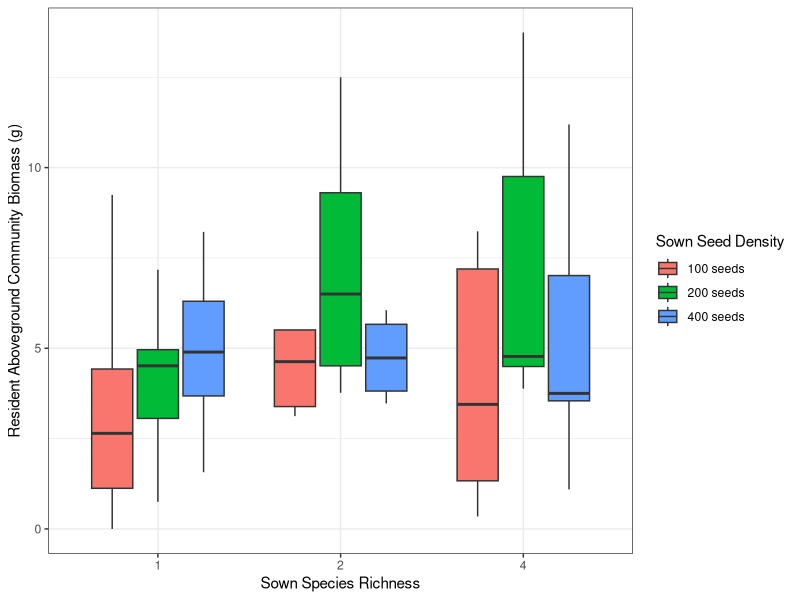
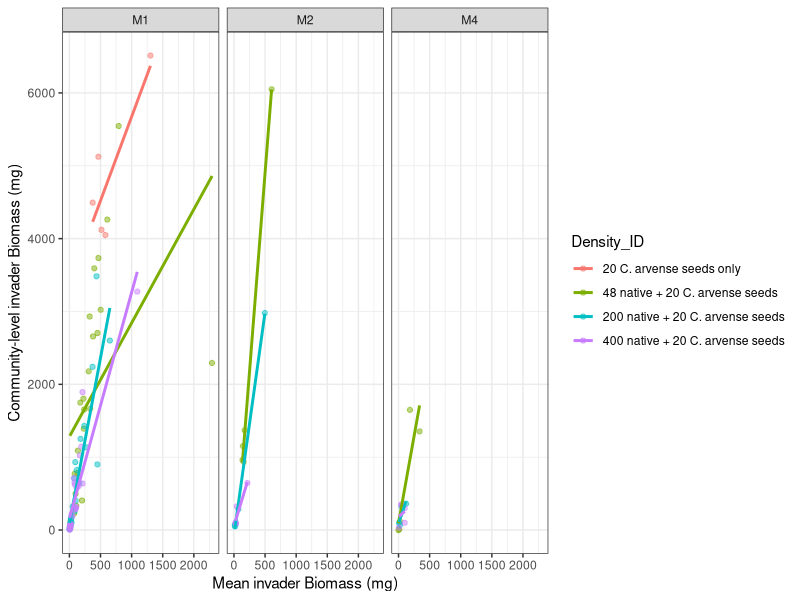
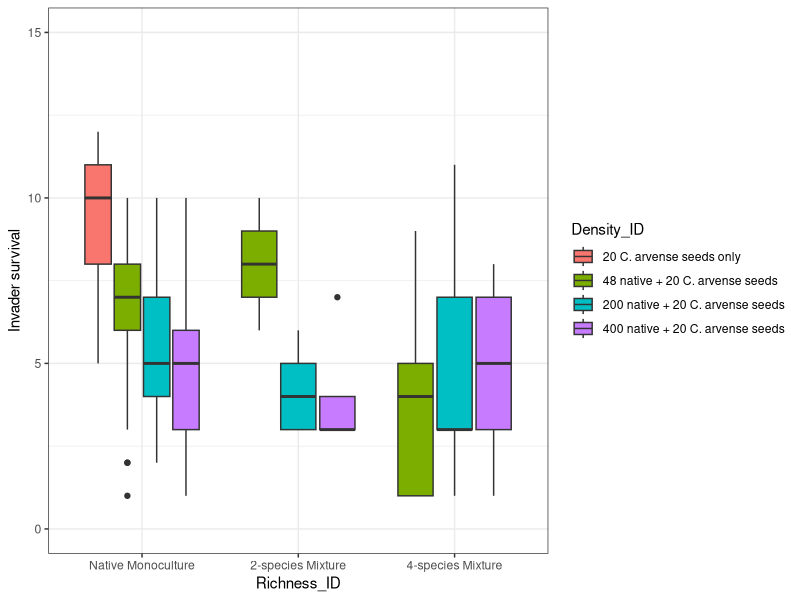
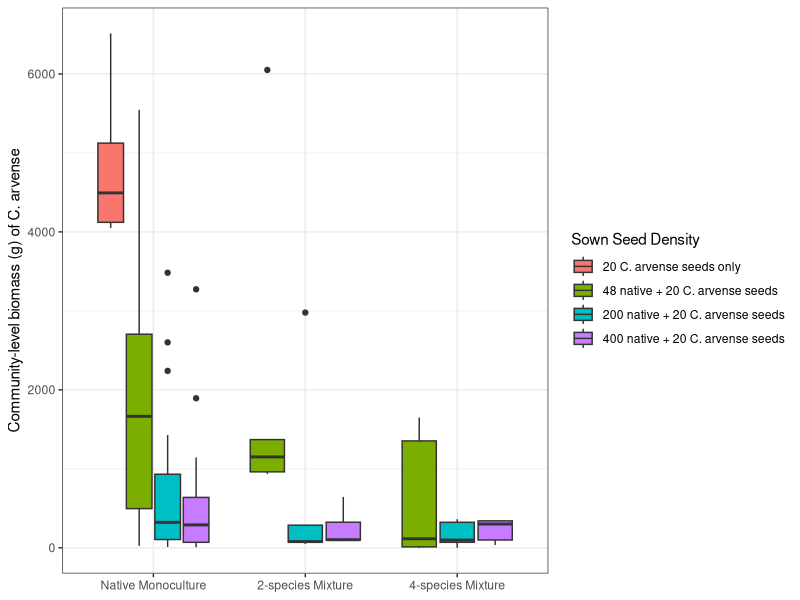
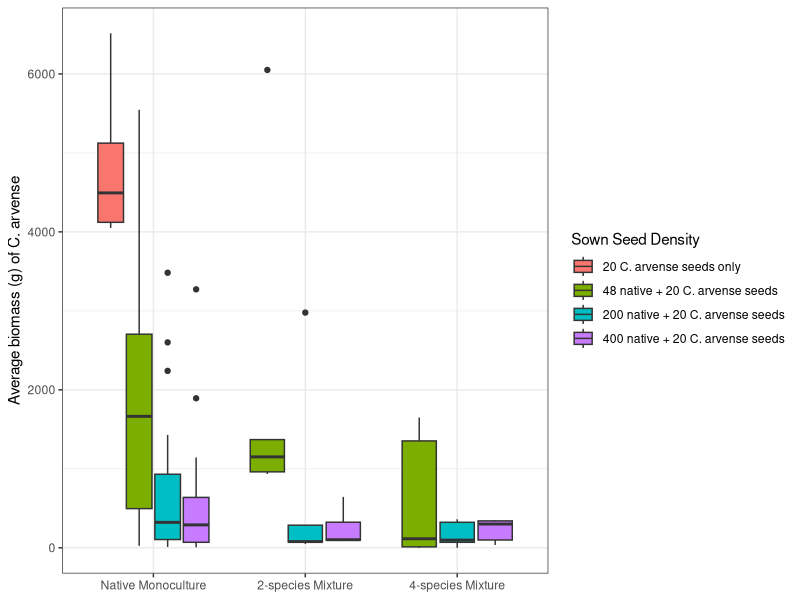
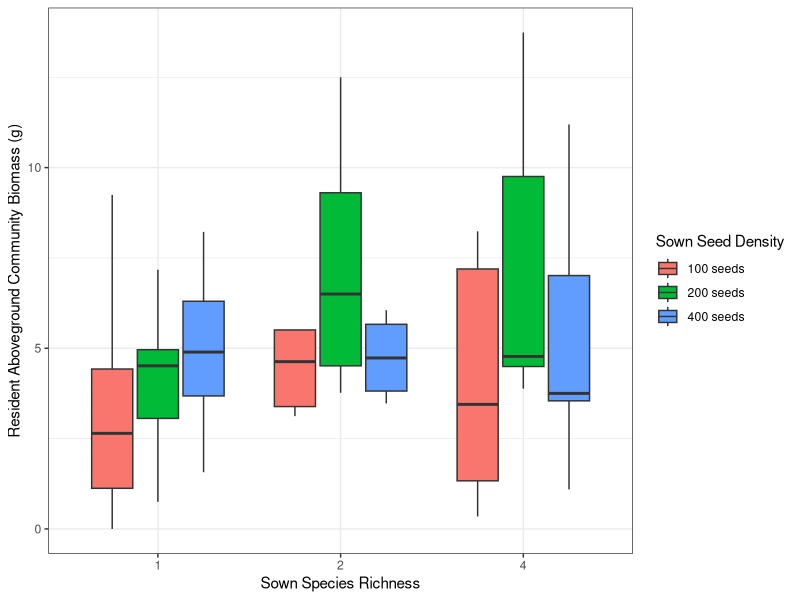
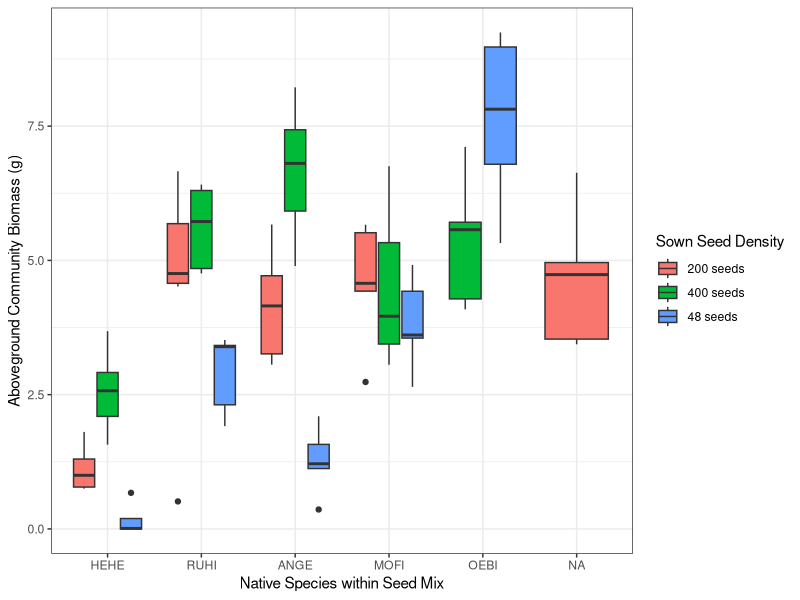

Write the R code that produced these figures, in order. (Note: this script raises an error after producing the figures.)
# libraries --------------------------------------------------------------------
library(dplyr)   # for manipulating data
library(here)    # for creating relative file paths
library(ggplot2) # for visualizing plots
library(tidyr)   # for handling missing values

# import -----------------------------------------------------------------------

bm_raw <- read.csv(here("data", "input_data", "biomass.csv"))

# clean: resident community ----------------------------------------------------

## resident community biomass per tray -----------------------------------------
biomass_ab_native <- bm_raw %>%
  dplyr::filter(Biomass_Type == "AB", Species_ID != "CIAR") %>%
  mutate(Biomass_g = as.numeric(Biomass_g)) %>%
  group_by(Richness_ID, Density_ID, Rep) %>%
  summarize(tot_native_bm_g = sum(Biomass_g, na.rm = TRUE)) %>%
  ungroup() %>%
  mutate(status = "N")

# species identity - monocultures ---------------------------------------------
biomass_mono_native <- bm_raw %>%
  dplyr::filter(
    Biomass_Type == "AB", 
    Species_ID != "CIAR", 
    Richness_ID == "M1") %>%
  mutate(Biomass_g = as.numeric(Biomass_g)) %>%
  arrange(Richness_ID, Density_ID, Rep) 

# clean: invasive species ------------------------------------------------------

# total biomass for Cirsium arvense
biomass_ab_invasive <- bm_raw %>%
  dplyr::filter(
    Biomass_Type == "AB" &
    Species_ID == "CIAR"
  ) %>%
  mutate(
    Biomass_g = na_if(Biomass_g, "-"),
    Biomass_g = as.numeric(Biomass_g), 
    Biomass_mg = Biomass_g * 1000
    ) %>%
  group_by(Richness_ID, Density_ID, Rep) %>%
  summarize(
    mean_inv_bm = mean(Biomass_mg, na.rm = TRUE) %>% round(digits = 2), 
    tot_inv_bm = sum(Biomass_mg, na.rm = TRUE),
    num_invaders = n()
    ) %>%
  ungroup() %>%
  arrange(Richness_ID, Density_ID, Rep)
  
# plot: resident community -----------------------------------------------------

## resident community biomass --------------------------------------------------
(ab_biomass_dens_rich <- biomass_ab_native %>%
   
  mutate(
    Richness_ID = case_when(
      Richness_ID == "M1" ~ "1", 
      Richness_ID == "M2" ~ "2", 
      Richness_ID == "M4" ~ "4", 
      TRUE ~ Richness_ID) %>% factor(levels = c("1", "2", "4")),
    
    Density_ID = case_when(
      Density_ID == "D1" ~ "100 seeds", 
      Density_ID == "D2" ~ "200 seeds", 
      Density_ID == "D3" ~ "400 seeds", 
      TRUE ~ Density_ID)
    
    ) %>%
  ggplot(aes(x = Richness_ID, y = tot_native_bm_g)) +
  geom_boxplot(aes(fill = Density_ID), position = "dodge2") +
  labs(
    fill = "Sown Seed Density",
    x = "Sown Species Richness", 
    y = "Resident Aboveground Community Biomass (g)") + 
  theme_bw()
)

## species identity - monocultures -------------------------------------
ab_biomass_spp_mono <- biomass_mono_native %>%
  mutate(
    
    Species_ID = factor(
      Species_ID, 
      levels = c("HEHE", "RUHI", "ANGE", "MOFI", "OEBI")
    ), 
    
    Density_ID = case_when(
      Density_ID == "D1" ~ "48 seeds", 
      Density_ID == "D2" ~ "200 seeds", 
      Density_ID == "D3" ~ "400 seeds", 
      TRUE ~ Density_ID
    )
  )%>%
  ggplot(aes(x = Species_ID, y = Biomass_g)) + 
  geom_boxplot(aes(fill = Density_ID), position = "dodge2") + 
  labs(
    fill = "Sown Seed Density",
    x = "Native Species within Seed Mix",
    y = "Aboveground Community Biomass (g)"
    ) + 
  theme_bw()


# data exploration: invasive species -------------------------------------------

## relationship between mean invader and community-level invader biomass -------
biomass_ab_invasive %>%
  mutate(
    Density_ID = case_when(
      Density_ID == "-"  ~ "20 C. arvense seeds only",
      Density_ID == "D1" ~ "48 native + 20 C. arvense seeds",
      Density_ID == "D2" ~ "200 native + 20 C. arvense seeds", 
      Density_ID == "D3" ~ "400 native + 20 C. arvense seeds") %>%
      factor(levels = c(
        "20 C. arvense seeds only", 
        "48 native + 20 C. arvense seeds", 
        "200 native + 20 C. arvense seeds", 
        "400 native + 20 C. arvense seeds")
      )
    ) %>%
  ggplot(aes(
    x = mean_inv_bm, 
    y = tot_inv_bm, 
    fill = Density_ID, 
    col = Density_ID)
    ) + 
  geom_point(alpha = 0.5) +
  geom_smooth(method = "lm", se = FALSE) + 
  facet_wrap(~Richness_ID) + 
  labs(
    x = "Mean invader Biomass (mg)",
    y = "Community-level invader Biomass (mg)"
    ) + 
  theme_bw()

## invader survival -----------------------------------------------------------
biomass_ab_invasive %>%
  mutate(
    Density_ID = case_when(
      Density_ID == "-"  ~ "20 C. arvense seeds only",
      Density_ID == "D1" ~ "48 native + 20 C. arvense seeds",
      Density_ID == "D2" ~ "200 native + 20 C. arvense seeds", 
      Density_ID == "D3" ~ "400 native + 20 C. arvense seeds") %>%
      factor(levels = c(
        "20 C. arvense seeds only", 
        "48 native + 20 C. arvense seeds", 
        "200 native + 20 C. arvense seeds", 
        "400 native + 20 C. arvense seeds")
      ),
    
      Richness_ID = case_when(
        Density_ID  == "20 invasive seeds"  ~ "Invasive-Only", 
        Richness_ID == "M1" ~ "Native Monoculture", 
        Richness_ID == "M2" ~ "2-species Mixture", 
        Richness_ID == "M4" ~ "4-species Mixture", 
        TRUE ~ Richness_ID
      ) %>%
      factor(levels = c(
        "Native Monoculture", "2-species Mixture", "4-species Mixture")
      )
    ) %>%
  ggplot(aes(x = Richness_ID, y = num_invaders)) + 
  geom_boxplot(aes(fill = Density_ID), position = "dodge2") +
  ylim(0,15) + 
  labs(y = "Invader survival") + 
  theme_bw()

## community-level invader biomass ---------------------------------------------
(plot_tot_inv_bm <- biomass_ab_invasive %>%
  mutate(
    Density_ID = case_when(
      Density_ID == "-"  ~ "20 C. arvense seeds only",
      Density_ID == "D1" ~ "48 native + 20 C. arvense seeds",
      Density_ID == "D2" ~ "200 native + 20 C. arvense seeds", 
      Density_ID == "D3" ~ "400 native + 20 C. arvense seeds") %>%
      factor(levels = c(
        "20 C. arvense seeds only", 
        "48 native + 20 C. arvense seeds", 
        "200 native + 20 C. arvense seeds", 
        "400 native + 20 C. arvense seeds")
        )
    )%>%
  
  mutate(
    Richness_ID = case_when(
      Density_ID  == "20 invasive seeds"  ~ "Invasive-Only", 
      Richness_ID == "M1" ~ "Native Monoculture", 
      Richness_ID == "M2" ~ "2-species Mixture", 
      Richness_ID == "M4" ~ "4-species Mixture", 
      TRUE ~ Richness_ID
    ), 
    
    Richness_ID = factor(Richness_ID, levels = c(
      "Invasive-Only", 
      "Native Monoculture", 
      "2-species Mixture", 
      "4-species Mixture")
      )
  ) %>%
  ggplot(aes(x = Richness_ID, y = tot_inv_bm)) +
  geom_boxplot(
    aes(fill = Density_ID), 
    position = "dodge2"
  ) + 
  labs(
    fill = "Sown Seed Density", 
    x = NULL, 
    y = "Community-level biomass (g) of C. arvense"
  ) + 
  theme_bw()
)

## average invader biomass -----------------------------------------------------
(plot_avg_inv_bm <- biomass_ab_invasive %>%
   mutate(
     Density_ID = case_when(
       Density_ID == "-"  ~ "20 C. arvense seeds only",
       Density_ID == "D1" ~ "48 native + 20 C. arvense seeds",
       Density_ID == "D2" ~ "200 native + 20 C. arvense seeds", 
       Density_ID == "D3" ~ "400 native + 20 C. arvense seeds") %>%
       factor(levels = c(
         "20 C. arvense seeds only", 
         "48 native + 20 C. arvense seeds", 
         "200 native + 20 C. arvense seeds", 
         "400 native + 20 C. arvense seeds")
       )
   )%>%
   
   mutate(
     Richness_ID = case_when(
       Density_ID  == "20 invasive seeds"  ~ "Invasive-Only", 
       Richness_ID == "M1" ~ "Native Monoculture", 
       Richness_ID == "M2" ~ "2-species Mixture", 
       Richness_ID == "M4" ~ "4-species Mixture", 
       TRUE ~ Richness_ID
     ), 
     
     Richness_ID = factor(Richness_ID, levels = c(
       "Invasive-Only", 
       "Native Monoculture", 
       "2-species Mixture", 
       "4-species Mixture")
     )
   ) %>%
   ggplot(aes(x = Richness_ID, y = tot_inv_bm)) +
   geom_boxplot(
     aes(fill = Density_ID), 
     position = "dodge2"
   ) + 
   labs(
     fill = "Sown Seed Density", 
     x = NULL, 
     y = "Average biomass (g) of C. arvense"
   ) + 
   theme_bw()
)

# save to disk -----------------------------------------------------------------

ggsave(
  plot = ab_biomass_dens_rich, 
  file = here("output", "results", "native_bm_dens_rich.png"), 
  device = "png", 
  height = 4, 
  width = 7
)

ggsave(
  plot = ab_biomass_spp_mono, 
  file = here("output", "results", "ab_biomass_spp_mono.png"), 
  device = "png", 
  height = 4, 
  width = 7
)

ggsave(
  plot = biomass_ab_invasive_plot, 
  file = here("output", "results", "biomass_ab_invasive.png"), 
  device = "png", 
  height = 4, 
  width = 7
)
